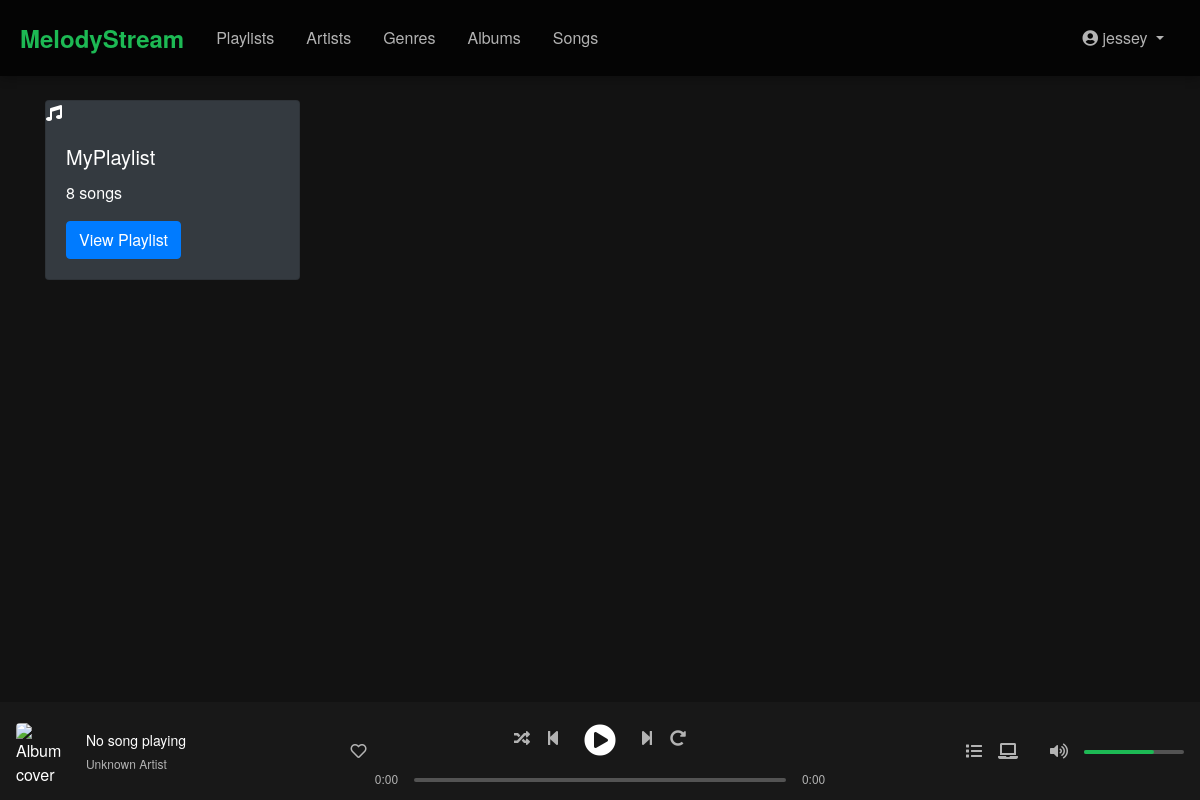
The app's page /playlists/playlist_list (signed in) with its own data.
### users/models.py (models this page shows)
class User(AbstractUser):
    is_artist = models.BooleanField(default=False)

### playlists/models.py (models this page shows, shortened)
class Playlist(models.Model):
    name = models.CharField(max_length=255)
    user = models.ForeignKey(User, on_delete=models.CASCADE, related_name='playlists')
    songs = models.ManyToManyField('music.song', related_name='playlists')
    created_at = models.DateTimeField(auto_now_add=True)
    description = models.TextField(blank=True, null=True)
    play_count = models.IntegerField(default=0)
    likes = models.ManyToManyField(User, related_name="liked_playlists", blank=True)

### playlists/views.py (the view)
# urls.py: path('playlist_list', views.playlist_list, name='playlist_list'),
@login_required
def playlist_list(request):
    playlist = Playlist.objects.all()
    return render(request, 'playlists/playlist_list.html', {'playlists': playlist})

### playlists/templates/playlists/playlist_list.html (shortened to what this page needs)
{% extends 'base.html' %}
{% block content %}
<div class="container mt-4">
    <div class="row">
        {% for playlist in playlists %}
        <div class="col-md-3 mb-4">
            <div class="card bg-dark">
                {% if playlist.cover_image %}
                <img src="{{ playlist.cover_image.url }}" class="card-img-top" alt="{{ playlist.name }}">
                {% else %}
                <div class="placeholder-image">
                    <i class="fas fa-music"></i>
                </div>
                {% endif %}
                <div class="card-body">
                    <h5 class="card-title">{{ playlist.name }}</h5>
                    <p class="card-text">{{ playlist.songs.count }} songs</p>
                    <a href="{% url 'playlists:playlist_detail' playlist.id %}" class="btn btn-primary">View Playlist</a>
                </div>
            </div>
        </div>
        {% empty %}
        <div class="col-12">
            <div class="alert alert-secondary">
                <p class="mb-0">No playlists available.</p>
            </div>
        </div>
        {% endfor %}
    </div>
</div>
{% endblock %}

### music_platform/templates/base.html (shortened to what this page needs)
<!DOCTYPE html>
<html lang="en">
<head>
    {% load static %}
    <link rel="stylesheet" href="https://stackpath.bootstrapcdn.com/bootstrap/4.5.2/css/bootstrap.min.css">
    <link rel="stylesheet" href="https://cdnjs.cloudflare.com/ajax/libs/font-awesome/5.15.3/css/all.min.css">
    <link rel="stylesheet" href="{% static 'css/music_platform.css' %}">
</head>
<body>
    <header>
        <nav class="navbar navbar-expand-lg navbar-light">
            <a class="navbar-brand" href="{% url 'home' %}">MelodyStream</a>
            <div class="collapse navbar-collapse" id="navbarContent">
                <ul class="navbar-nav mr-auto">
                    {% if user.is_authenticated %}
                    <li class="nav-item">
                        <a class="nav-link" href="{% url 'playlists:playlist_list' %}">Playlists</a>
                    </li>
                    <li class="nav-item">
                        <a class="nav-link" href="{% url 'artists' %}">Artists</a>
                    </li>
                    <li class="nav-item">
                        <a class="nav-link" href="{% url 'genre_list' %}">Genres</a>
                    </li>
                    <li class="nav-item">
                        <a class="nav-link" href="{% url 'album_list' %}">Albums</a>
                    </li>
                    <li class="nav-item">
                        <a class="nav-link" href="{% url 'song_list' %}">Songs</a>
                    </li>
                {% endif %}
                </ul>
                <div class="navbar-nav">
                    {% if user.is_authenticated %}
                    <div class="dropdown">
                        <a class="nav-link dropdown-toggle" href="#" id="userDropdown" role="button" data-toggle="dropdown">
                            <i class="fas fa-user-circle"></i> {{ user.username }}
                        </a>
                    </div>
                    {% else %}
                    <a class="nav-link" href="{% url 'login' %}">Login</a>
                    <a class="nav-link" href="{% url 'register' %}">Register</a>
                    {% endif %}
                </div>
            </div>
        </nav>
    </header>
    <main>
        {% block content %}{% endblock %}
    </main>
<footer class="audio-player-container ">
    <div class="player-wrapper">
        <div class="now-playing-container">
            <div class="album-cover">
                <img id="current-song-cover" src="/static/images/default-cover.jpg" alt="Album cover">
            </div>
            <div class="track-info">
                <div id="current-song-title" class="track-title">No song playing</div>
                <div id="current-song-artist" class="track-artist">Unknown Artist</div>
            </div>
            <div class="like-button">
                <button class="btn-transparent">
                    <i class="far fa-heart"></i>
                </button>
            </div>
        </div>
        <div class="player-controls-container">
            <div class="control-buttons">
                <button id="shuffle-button" class="btn-transparent control-btn">
                    <i class="fas fa-random"></i>
                </button>
                <button id="prev-button" class="btn-transparent control-btn">
                    <i class="fas fa-step-backward"></i>
                </button>
                <button id="play-button" class="btn-transparent play-btn">
                    <i class="fas fa-play-circle"></i>
                </button>
                <button id="next-button" class="btn-transparent control-btn">
                    <i class="fas fa-step-forward"></i>
                </button>
                <button id="repeat-button" class="btn-transparent control-btn">
                    <i class="fas fa-redo-alt"></i>
                </button>
            </div>
            <div class="progress-container">
                <span id="current-time" class="time-display">0:00</span>
                <div class="progress-bar-wrapper">
                    <div class="progress-bg"></div>
                </div>
                <span id="duration" class="time-display">0:00</span>
            </div>
        </div>
        <div class="additional-controls">
            <button id="queue-button" class="btn-transparent control-btn">
                <i class="fas fa-list"></i>
            </button>
            <button id="devices-button" class="btn-transparent control-btn">
                <i class="fas fa-laptop"></i>
            </button>
            <div class="volume-control">
                <button id="mute-button" class="btn-transparent control-btn">
                    <i class="fas fa-volume-up"></i>
                </button>
                <div class="volume-slider-container">
                    <div id="volume-level" class="volume-fill"></div>
                </div>
            </div>
        </div>
    </div>
</footer>
</body>
</html>

### static/css/music_platform.css (style rules this page uses)
:root { --primary-color: #1DB954; --dark-bg: #121212; --card-bg: #181818; --card-hover: #282828; --text-primary: #FFFFFF; --text-secondary: #B3B3B3; --border-color: #333333; }
body { background-color: var(--dark-bg); color: var(--text-primary); font-family: 'Circular', 'Helvetica Neue', Arial, sans-serif; margin: 0; padding: 0; }
.navbar { background-color: rgba(0, 0, 0, 0.8) !important; padding: 15px 20px; box-shadow: 0 2px 10px rgba(0, 0, 0, 0.3); }
.navbar-brand { color: var(--primary-color) !important; font-weight: 700; font-size: 24px; }
.navbar-light .navbar-nav .nav-link { color: var(--text-secondary) !important; transition: color 0.2s ease; padding: 0.5rem 1rem; }
.audio-player-container { position: fixed; bottom: 0; left: 0; right: 0; background-color: #181818; padding: 12px 16px; z-index: 1000; }
.player-wrapper { display: flex; align-items: center; justify-content: space-between; max-width: 1600px; margin: 0 auto; }
.now-playing-container { display: flex; align-items: center; width: 30%; min-width: 180px; }
.album-cover { width: 56px; height: 56px; margin-right: 14px; flex-shrink: 0; }
.album-cover img { width: 100%; height: 100%; object-fit: cover; border-radius: 4px; }
.track-info { min-width: 0; flex-grow: 1; }
.track-title { color: #ffffff; font-size: 14px; font-weight: 500; margin-bottom: 4px; white-space: nowrap; overflow: hidden; text-overflow: ellipsis; }
.track-artist { color: #b3b3b3; font-size: 12px; white-space: nowrap; overflow: hidden; text-overflow: ellipsis; }
.like-button { margin-left: 16px; }
.player-controls-container { display: flex; flex-direction: column; align-items: center; justify-content: center; width: 40%; max-width: 722px; }
.control-buttons { display: flex; align-items: center; margin-bottom: 8px; }
.btn-transparent { background: transparent; border: none; color: #b3b3b3; cursor: pointer; padding: 0; outline: none; }
.control-btn { margin: 0 8px; font-size: 16px; }
.play-btn { margin: 0 16px; font-size: 32px; color: #ffffff; }
.progress-container { display: flex; align-items: center; width: 100%; }
.time-display { color: #b3b3b3; font-size: 12px; min-width: 40px; text-align: center; }
.progress-bar-wrapper { position: relative; flex-grow: 1; height: 12px; margin: 0 8px; cursor: pointer; }
.progress-bg { position: absolute; top: 5px; left: 0; width: 100%; height: 4px; background-color: #535353; border-radius: 2px; }
.additional-controls { display: flex; align-items: center; justify-content: flex-end; width: 30%; min-width: 180px; }
.volume-control { display: flex; align-items: center; margin-left: 16px; }
.volume-slider-container { position: relative; width: 100px; height: 12px; margin-left: 8px; }
.volume-fill { position: absolute; top: 5px; left: 0; width: 70%; height: 4px; background-color: #1db954; border-radius: 2px; }

### records on screen
User: username "jessey"
Playlist: name "MyPlaylist", songs.count "8"
